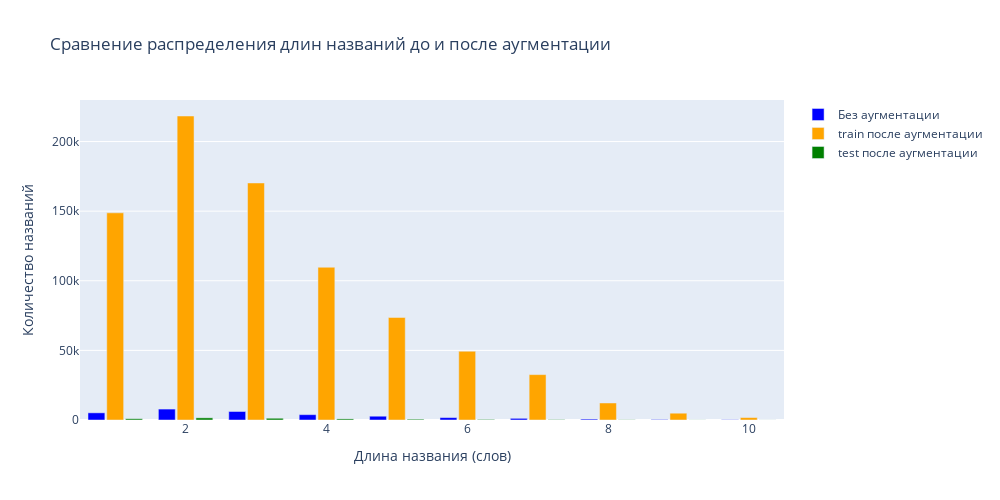

Notebook cell for this chart:
### Code cell
fig = go.Figure()

fig.add_trace(go.Bar(
    x=length_counts.index,
    y=length_counts.values,
    name="Без аугментации",
    marker_color="blue"
))

fig.add_trace(go.Bar(
    x=length_counts_aug.index,
    y=length_counts_aug.values,
    name="train после аугментации",
    marker_color="orange"
))

fig.add_trace(go.Bar(
    x=length_counts_aug_val.index,
    y=length_counts_aug_val.values,
    name="test после аугментации",
    marker_color="green"
))

fig.update_layout(
    title="Сравнение распределения длин названий до и после аугментации",
    xaxis_title="Длина названия (слов)",
    yaxis_title="Количество названий",
    barmode="group",
    bargap=0.2,
    bargroupgap=0.1,
    width=1000,
    height=500
)

fig.show()

### Figure 1 — Plotly figure (JSON) as saved in the notebook; plotly's stock layout.template omitted (floating-point values rounded to 4 significant figures)
{"data": [{"marker": {"color": "blue"}, "name": "Без аугментации", "x": [1, 2, 3, 4, 5, 6, 7, 8, 9, 10], "y": [5160, 7851, 6111, 3838, 2723, 1728, 1199, 658, 352, 195], "type": "bar"}, {"marker": {"color": "orange"}, "name": "train после аугментации", "x": [1, 2, 3, 4, 5, 6, 7, 8, 9, 10], "y": [148794, 218342, 170250, 109702, 73662, 49397, 32604, 12227, 4883, 1751], "type": "bar"}, {"marker": {"color": "green"}, "name": "test после аугментации", "x": [1, 2, 3, 4, 5, 6, 7, 8, 9, 10], "y": [910, 1554, 1257, 787, 566, 393, 251, 143, 64, 38], "type": "bar"}], "layout": {"title": {"text": "Сравнение распределения длин названий до и после аугментации"}, "xaxis": {"title": {"text": "Длина названия (слов)"}}, "yaxis": {"title": {"text": "Количество названий"}}, "barmode": "group", "bargap": 0.2, "bargroupgap": 0.1, "width": 1000, "height": 500}}
